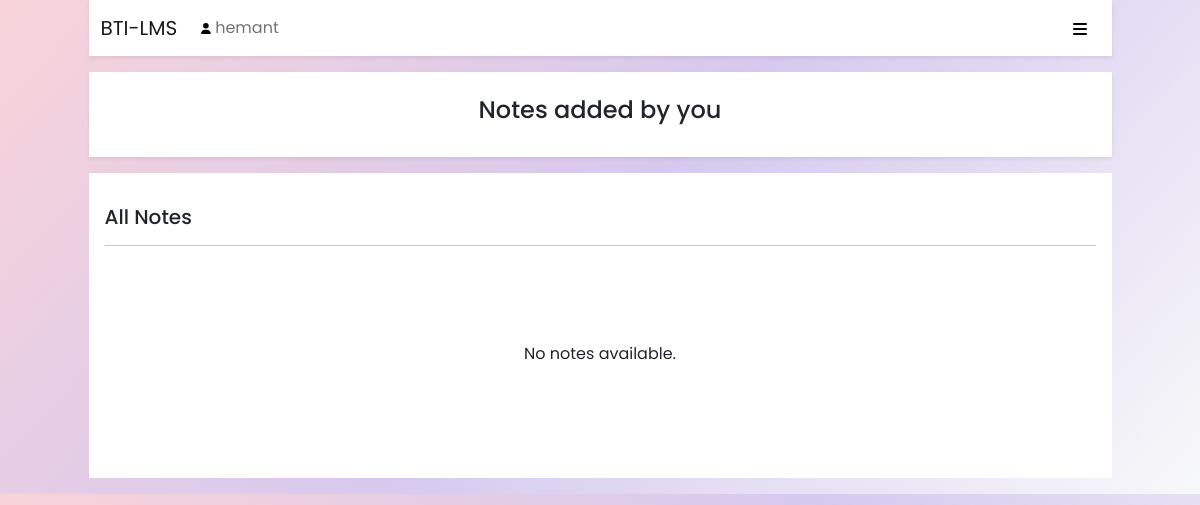
Page /note/allnote/ (signed in) on the earlier database version.
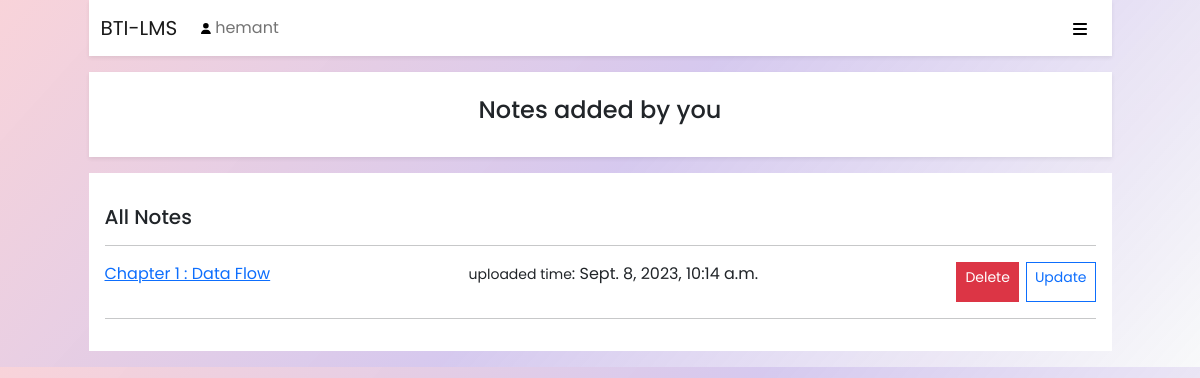
Same page on the later database version.
### note/models.py (models this page shows, shortened)
class Note(models.Model):
    course = models.ForeignKey(Course, on_delete=models.CASCADE)
    uploader = models.ForeignKey(User, on_delete=models.CASCADE)
    name = models.CharField(max_length=200)
    file = models.FileField(upload_to='notefiles')
    date = models.DateTimeField(auto_now=True)

### note/views.py (the view)
# urls.py: path('allnote/',usernote_view, name='allnote'),
def usernote_view(request):
    user =request.user
    notes = Note.objects.filter(uploader=user)
    return render(request,'note/usernote.html',{'notes':notes})

### templates/note/usernote.html (shortened to what this page needs)
{%extends 'base.html'%}
{%block body%}
<div class="my-3 py-4 bg-white text-center shadow-sm fw-light">
    <h4>Notes added by you</h4>
</div>
<div class=" my-3   bg-white p-3">
    <h5 class="my-3">All Notes</h5> <hr>
    {% for i in notes%}
    <div class="mb-2 d-flex justify-content-between">
        <a href="{{i.file.url}}" download="{{i.file.url}}">{{i.name}}</a>
        <p><small>uploaded time</small>: {{i.date}}</p>
        <div class="btn-group">
            <a onclick="return confirm('Are you sure ?')" href="{% url 'note:delete_note' id=i.id %}" class="btn btn-danger btn-sm me-2" >Delete</a>
            <a href="{% url 'note:update' id=i.id %}" class="btn btn-outline-primary btn-sm" >Update</a href="{% url 'note:update' id=i.id %}">
        </div>
    </div>
    <hr>
    {%empty%}
    <p class="text-center p-5 m-5">No notes available.</p>
    {%endfor%}
</div>
{%endblock%}

Differences in the rows shown:
added Note: name "Chapter 1 : Data Flow", date "Sept. 8, 2023, 10:14 a.m."
Other differences:
text no longer shown: "No notes available."
